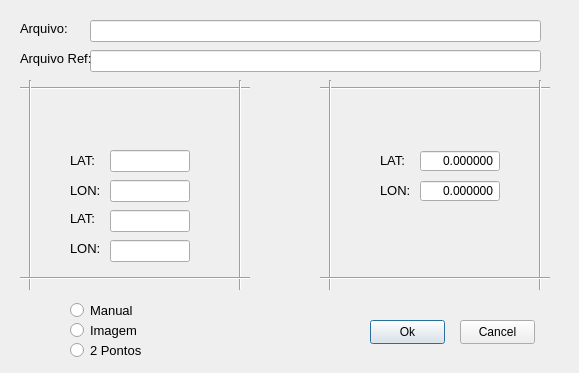
<?xml version="1.0" encoding="UTF-8"?>
<ui version="4.0">
 <class>Dialog_Desloca_Img</class>
 <widget class="QDialog" name="Dialog_Desloca_Img">
  <property name="geometry">
   <rect>
    <x>0</x>
    <y>0</y>
    <width>579</width>
    <height>373</height>
   </rect>
  </property>
  <property name="windowTitle">
   <string>Dialog</string>
  </property>
  <widget class="QLineEdit" name="Nome_Tif">
   <property name="geometry">
    <rect>
     <x>90</x>
     <y>20</y>
     <width>451</width>
     <height>22</height>
    </rect>
   </property>
   <property name="font">
    <font>
     <family>Arial</family>
     <pointsize>10</pointsize>
    </font>
   </property>
  </widget>
  <widget class="Line" name="line">
   <property name="geometry">
    <rect>
     <x>20</x>
     <y>80</y>
     <width>230</width>
     <height>16</height>
    </rect>
   </property>
   <property name="orientation">
    <enum>Qt::Horizontal</enum>
   </property>
  </widget>
  <widget class="Line" name="line_2">
   <property name="geometry">
    <rect>
     <x>20</x>
     <y>80</y>
     <width>20</width>
     <height>210</height>
    </rect>
   </property>
   <property name="orientation">
    <enum>Qt::Vertical</enum>
   </property>
  </widget>
  <widget class="Line" name="line_4">
   <property name="geometry">
    <rect>
     <x>230</x>
     <y>80</y>
     <width>20</width>
     <height>210</height>
    </rect>
   </property>
   <property name="orientation">
    <enum>Qt::Vertical</enum>
   </property>
  </widget>
  <widget class="Line" name="line_3">
   <property name="geometry">
    <rect>
     <x>20</x>
     <y>270</y>
     <width>230</width>
     <height>16</height>
    </rect>
   </property>
   <property name="orientation">
    <enum>Qt::Horizontal</enum>
   </property>
  </widget>
  <widget class="Line" name="line_5">
   <property name="geometry">
    <rect>
     <x>320</x>
     <y>80</y>
     <width>230</width>
     <height>16</height>
    </rect>
   </property>
   <property name="orientation">
    <enum>Qt::Horizontal</enum>
   </property>
  </widget>
  <widget class="Line" name="line_6">
   <property name="geometry">
    <rect>
     <x>320</x>
     <y>80</y>
     <width>20</width>
     <height>210</height>
    </rect>
   </property>
   <property name="orientation">
    <enum>Qt::Vertical</enum>
   </property>
  </widget>
  <widget class="Line" name="line_7">
   <property name="geometry">
    <rect>
     <x>530</x>
     <y>80</y>
     <width>20</width>
     <height>210</height>
    </rect>
   </property>
   <property name="orientation">
    <enum>Qt::Vertical</enum>
   </property>
  </widget>
  <widget class="Line" name="line_8">
   <property name="geometry">
    <rect>
     <x>320</x>
     <y>270</y>
     <width>230</width>
     <height>16</height>
    </rect>
   </property>
   <property name="orientation">
    <enum>Qt::Horizontal</enum>
   </property>
  </widget>
  <widget class="QLineEdit" name="LatOriginal">
   <property name="geometry">
    <rect>
     <x>110</x>
     <y>150</y>
     <width>80</width>
     <height>22</height>
    </rect>
   </property>
   <property name="readOnly">
    <bool>true</bool>
   </property>
  </widget>
  <widget class="QLineEdit" name="LonOriginal">
   <property name="geometry">
    <rect>
     <x>110</x>
     <y>180</y>
     <width>80</width>
     <height>22</height>
    </rect>
   </property>
   <property name="readOnly">
    <bool>true</bool>
   </property>
  </widget>
  <widget class="QDoubleSpinBox" name="BoxLatNew">
   <property name="geometry">
    <rect>
     <x>420</x>
     <y>150</y>
     <width>80</width>
     <height>22</height>
    </rect>
   </property>
   <property name="locale">
    <locale language="English" country="UnitedStates"/>
   </property>
   <property name="alignment">
    <set>Qt::AlignRight|Qt::AlignTrailing|Qt::AlignVCenter</set>
   </property>
   <property name="buttonSymbols">
    <enum>QAbstractSpinBox::NoButtons</enum>
   </property>
   <property name="decimals">
    <number>6</number>
   </property>
  </widget>
  <widget class="QDoubleSpinBox" name="BoxLonNew">
   <property name="geometry">
    <rect>
     <x>420</x>
     <y>180</y>
     <width>80</width>
     <height>22</height>
    </rect>
   </property>
   <property name="locale">
    <locale language="English" country="UnitedStates"/>
   </property>
   <property name="alignment">
    <set>Qt::AlignRight|Qt::AlignTrailing|Qt::AlignVCenter</set>
   </property>
   <property name="buttonSymbols">
    <enum>QAbstractSpinBox::NoButtons</enum>
   </property>
   <property name="decimals">
    <number>6</number>
   </property>
  </widget>
  <widget class="QPushButton" name="Bt_Ok">
   <property name="geometry">
    <rect>
     <x>370</x>
     <y>320</y>
     <width>75</width>
     <height>24</height>
    </rect>
   </property>
   <property name="text">
    <string>Ok</string>
   </property>
  </widget>
  <widget class="QPushButton" name="Bt_Cancel">
   <property name="geometry">
    <rect>
     <x>460</x>
     <y>320</y>
     <width>75</width>
     <height>24</height>
    </rect>
   </property>
   <property name="text">
    <string>Cancel</string>
   </property>
  </widget>
  <widget class="QLabel" name="label">
   <property name="geometry">
    <rect>
     <x>20</x>
     <y>20</y>
     <width>61</width>
     <height>16</height>
    </rect>
   </property>
   <property name="font">
    <font>
     <family>Arial</family>
     <pointsize>10</pointsize>
    </font>
   </property>
   <property name="text">
    <string>Arquivo:</string>
   </property>
  </widget>
  <widget class="QRadioButton" name="Bt_Digita">
   <property name="geometry">
    <rect>
     <x>70</x>
     <y>300</y>
     <width>89</width>
     <height>20</height>
    </rect>
   </property>
   <property name="font">
    <font>
     <family>Arial</family>
     <pointsize>10</pointsize>
    </font>
   </property>
   <property name="text">
    <string>Manual</string>
   </property>
  </widget>
  <widget class="QRadioButton" name="Bt_Img">
   <property name="geometry">
    <rect>
     <x>70</x>
     <y>320</y>
     <width>89</width>
     <height>20</height>
    </rect>
   </property>
   <property name="font">
    <font>
     <family>Arial</family>
     <pointsize>10</pointsize>
    </font>
   </property>
   <property name="text">
    <string>Imagem</string>
   </property>
  </widget>
  <widget class="QLabel" name="label_2">
   <property name="geometry">
    <rect>
     <x>70</x>
     <y>152</y>
     <width>49</width>
     <height>16</height>
    </rect>
   </property>
   <property name="font">
    <font>
     <family>Arial</family>
     <pointsize>10</pointsize>
    </font>
   </property>
   <property name="text">
    <string>LAT:</string>
   </property>
  </widget>
  <widget class="QLabel" name="label_3">
   <property name="geometry">
    <rect>
     <x>380</x>
     <y>152</y>
     <width>49</width>
     <height>16</height>
    </rect>
   </property>
   <property name="font">
    <font>
     <family>Arial</family>
     <pointsize>10</pointsize>
    </font>
   </property>
   <property name="text">
    <string>LAT:</string>
   </property>
  </widget>
  <widget class="QLabel" name="label_4">
   <property name="geometry">
    <rect>
     <x>70</x>
     <y>182</y>
     <width>49</width>
     <height>16</height>
    </rect>
   </property>
   <property name="font">
    <font>
     <family>Arial</family>
     <pointsize>10</pointsize>
    </font>
   </property>
   <property name="text">
    <string>LON:</string>
   </property>
  </widget>
  <widget class="QLabel" name="label_5">
   <property name="geometry">
    <rect>
     <x>380</x>
     <y>182</y>
     <width>49</width>
     <height>16</height>
    </rect>
   </property>
   <property name="font">
    <font>
     <family>Arial</family>
     <pointsize>10</pointsize>
    </font>
   </property>
   <property name="text">
    <string>LON:</string>
   </property>
  </widget>
  <widget class="QLineEdit" name="Nome_Tif_Ref">
   <property name="geometry">
    <rect>
     <x>90</x>
     <y>50</y>
     <width>451</width>
     <height>22</height>
    </rect>
   </property>
   <property name="font">
    <font>
     <family>Arial</family>
     <pointsize>10</pointsize>
    </font>
   </property>
  </widget>
  <widget class="QLabel" name="label_6">
   <property name="geometry">
    <rect>
     <x>20</x>
     <y>50</y>
     <width>71</width>
     <height>16</height>
    </rect>
   </property>
   <property name="font">
    <font>
     <family>Arial</family>
     <pointsize>10</pointsize>
    </font>
   </property>
   <property name="text">
    <string>Arquivo Ref:</string>
   </property>
  </widget>
  <widget class="QRadioButton" name="bBt_2Pontos">
   <property name="geometry">
    <rect>
     <x>70</x>
     <y>340</y>
     <width>89</width>
     <height>20</height>
    </rect>
   </property>
   <property name="font">
    <font>
     <family>Arial</family>
     <pointsize>10</pointsize>
    </font>
   </property>
   <property name="text">
    <string>2 Pontos</string>
   </property>
  </widget>
  <widget class="QLineEdit" name="LatOriginal_2">
   <property name="geometry">
    <rect>
     <x>110</x>
     <y>210</y>
     <width>80</width>
     <height>22</height>
    </rect>
   </property>
   <property name="readOnly">
    <bool>true</bool>
   </property>
  </widget>
  <widget class="QLineEdit" name="LonOriginal_2">
   <property name="geometry">
    <rect>
     <x>110</x>
     <y>240</y>
     <width>80</width>
     <height>22</height>
    </rect>
   </property>
   <property name="readOnly">
    <bool>true</bool>
   </property>
  </widget>
  <widget class="QLabel" name="label_7">
   <property name="geometry">
    <rect>
     <x>70</x>
     <y>210</y>
     <width>49</width>
     <height>16</height>
    </rect>
   </property>
   <property name="font">
    <font>
     <family>Arial</family>
     <pointsize>10</pointsize>
    </font>
   </property>
   <property name="text">
    <string>LAT:</string>
   </property>
  </widget>
  <widget class="QLabel" name="label_8">
   <property name="geometry">
    <rect>
     <x>70</x>
     <y>240</y>
     <width>49</width>
     <height>16</height>
    </rect>
   </property>
   <property name="font">
    <font>
     <family>Arial</family>
     <pointsize>10</pointsize>
    </font>
   </property>
   <property name="text">
    <string>LON:</string>
   </property>
  </widget>
 </widget>
 <resources/>
 <connections/>
</ui>
